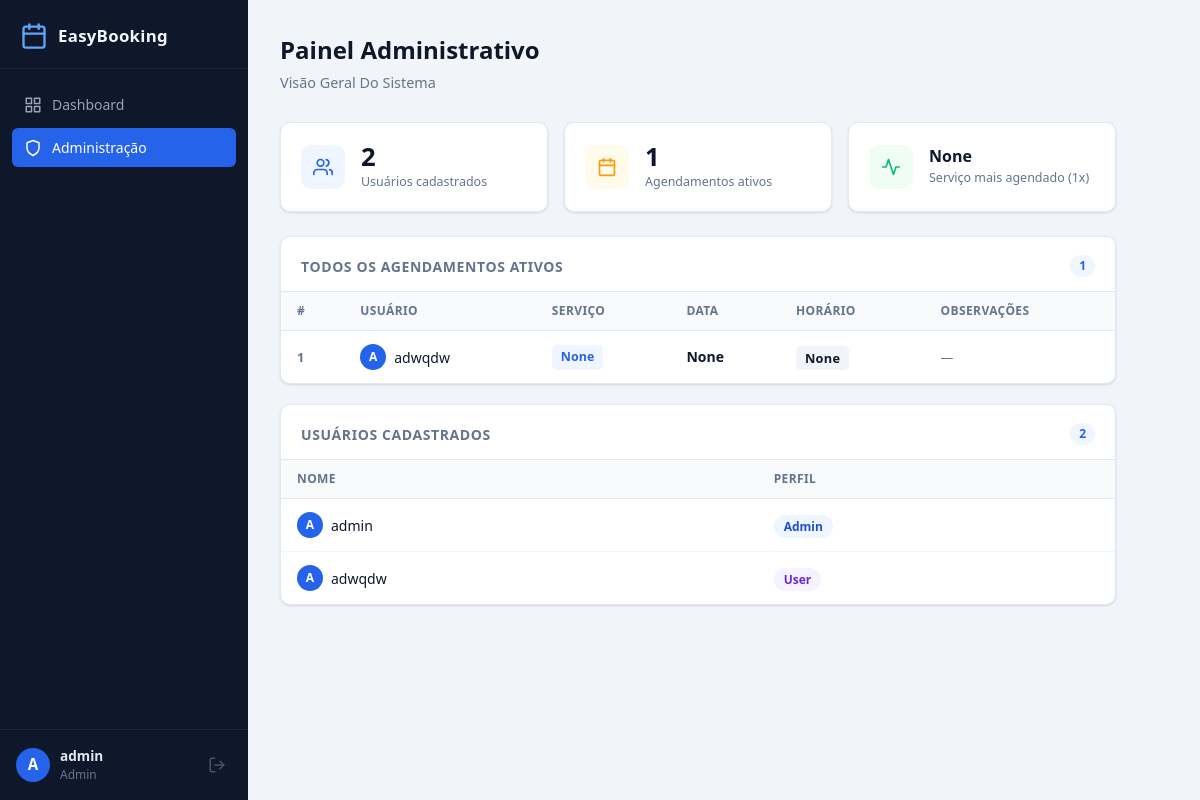
Page /admin (signed in) on the committed database.
### tables this page shows
CREATE TABLE agendamentos (
            id INTEGER PRIMARY KEY AUTOINCREMENT,
            usuario TEXT NOT NULL,
            horario TEXT NOT NULL,
            status TEXT NOT NULL DEFAULT 'ativo',
            UNIQUE(horario, status)
        );

CREATE TABLE usuarios (
            id INTEGER PRIMARY KEY AUTOINCREMENT,
            nome TEXT UNIQUE NOT NULL,
            senha_hash BLOB NOT NULL,
            role TEXT NOT NULL DEFAULT 'user',
            tentativas INTEGER NOT NULL DEFAULT 0,
            bloqueado INTEGER NOT NULL DEFAULT 0
        );

### EasyBooking/server.py (the view)
@app.route("/admin")
def admin():
    if session.get("role") != "admin":
        flash("Acesso negado.", "erro")
        return redirect(url_for("dashboard"))
    todos = agendamentos.listar(get_db())
    usuarios = [
        dict(u)
        for u in get_db().execute("SELECT nome, role FROM usuarios ORDER BY role, nome").fetchall()
    ]
    servico_popular = get_db().execute("""
        SELECT servico, COUNT(*) as total
        FROM agendamentos WHERE status = 'ativo'
        GROUP BY servico ORDER BY total DESC LIMIT 1
    """).fetchone()
    total_usuarios = get_db().execute("SELECT COUNT(*) FROM usuarios").fetchone()[0]
    return render_template(
        "admin.html",
        active="admin",
        agendamentos=todos,
        usuarios=usuarios,
        servico_popular=dict(servico_popular) if servico_popular else None,
        total_usuarios=total_usuarios,
    )

### EasyBooking/app/agendamentos.py (called while the page is built)
def listar(conn, usuario=None):
    if usuario:
        rows = conn.execute(
            "SELECT * FROM agendamentos WHERE usuario = ? AND status = 'ativo' ORDER BY data, hora",
            (usuario,),
        ).fetchall()
    else:
        rows = conn.execute(
            "SELECT * FROM agendamentos WHERE status = 'ativo' ORDER BY data, hora"
        ).fetchall()
    return [dict(r) for r in rows]

### EasyBooking/app/db.py (called while the page is built)
def get_connection(db_path=":memory:"):
    conn = sqlite3.connect(db_path)
    conn.row_factory = sqlite3.Row
    return conn

### EasyBooking/server.py (called while the page is built)
def get_db():
    if "db" not in g:
        g.db = get_connection(DB_PATH)
    return g.db

@app.template_filter("data_br")
def data_br(value):
    try:
        return datetime.strptime(value, "%Y-%m-%d").strftime("%d/%m/%Y")
    except Exception:
        return value

@app.template_filter("dia_semana")
def dia_semana(value):
    dias = ["Segunda", "Terça", "Quarta", "Quinta", "Sexta", "Sábado", "Domingo"]
    try:
        d = datetime.strptime(value, "%Y-%m-%d")
        return dias[d.weekday()]
    except Exception:
        return ""

### EasyBooking/templates/admin.html (shortened to what this page needs)
{% extends "base.html" %}
{% block content %}
<div class="page-header">
  <div>
    <h1>Painel Administrativo</h1>
    <p class="page-sub">Visão geral do sistema</p>
  </div>
</div>
<div class="stats-row">
  <div class="stat-card stat-blue">
    <div class="stat-icon">
      <svg width="20" height="20" viewBox="0 0 24 24" fill="none" stroke="currentColor" stroke-width="2" stroke-linecap="round" stroke-linejoin="round">
        <path d="M17 21v-2a4 4 0 0 0-4-4H5a4 4 0 0 0-4 4v2"/>
        <circle cx="9" cy="7" r="4"/>
        <path d="M23 21v-2a4 4 0 0 0-3-3.87"/><path d="M16 3.13a4 4 0 0 1 0 7.75"/>
      </svg>
    </div>
    <div class="stat-info">
      <span class="stat-value">{{ total_usuarios }}</span>
      <span class="stat-label">Usuários cadastrados</span>
    </div>
  </div>
  <div class="stat-card stat-amber">
    <div class="stat-icon">
      <svg width="20" height="20" viewBox="0 0 24 24" fill="none" stroke="currentColor" stroke-width="2" stroke-linecap="round" stroke-linejoin="round">
        <rect x="3" y="4" width="18" height="18" rx="2"/>
        <line x1="16" y1="2" x2="16" y2="6"/><line x1="8" y1="2" x2="8" y2="6"/>
        <line x1="3" y1="10" x2="21" y2="10"/>
      </svg>
    </div>
    <div class="stat-info">
      <span class="stat-value">{{ agendamentos | length }}</span>
      <span class="stat-label">Agendamentos ativos</span>
    </div>
  </div>
  <div class="stat-card stat-green">
    <div class="stat-icon">
      <svg width="20" height="20" viewBox="0 0 24 24" fill="none" stroke="currentColor" stroke-width="2" stroke-linecap="round" stroke-linejoin="round">
        <polyline points="22 12 18 12 15 21 9 3 6 12 2 12"/>
      </svg>
    </div>
    <div class="stat-info">
      {% if servico_popular %}
      <span class="stat-value" style="font-size:1rem; line-height:1.3">{{ servico_popular.servico }}</span>
      <span class="stat-label">Serviço mais agendado ({{ servico_popular.total }}x)</span>
      {% else %}
      <span class="stat-value">—</span>
      <span class="stat-label">Sem dados de serviço</span>
      {% endif %}
    </div>
  </div>
</div>
<div class="card">
  <div class="card-header">
    <h3>Todos os Agendamentos Ativos</h3>
    <span class="badge-count">{{ agendamentos | length }}</span>
  </div>
  <div class="card-body no-pad">
    {% if agendamentos %}
    <table>
      <thead>
        <tr>
          <th>#</th>
          <th>Usuário</th>
          <th>Serviço</th>
          <th>Data</th>
          <th>Horário</th>
          <th>Observações</th>
        </tr>
      </thead>
      <tbody>
        {% for ag in agendamentos %}
        <tr>
          <td class="id-cell">{{ ag.id }}</td>
          <td>
            <div class="user-chip">
              <span class="chip-avatar">{{ ag.usuario[0] | upper }}</span>
              {{ ag.usuario }}
            </div>
          </td>
          <td><span class="service-badge">{{ ag.servico }}</span></td>
          <td>
            <div class="date-cell">
              <span class="date-main">{{ ag.data | data_br }}</span>
            </div>
          </td>
          <td><span class="time-tag">{{ ag.hora }}</span></td>
          <td class="obs-cell">{{ ag.observacoes or '—' }}</td>
        </tr>
        {% endfor %}
      </tbody>
    </table>
    {% else %}
    <div class="empty-state">
      <p>Nenhum agendamento ativo no sistema.</p>
    </div>
    {% endif %}
  </div>
</div>
<div class="card">
  <div class="card-header">
    <h3>Usuários Cadastrados</h3>
    <span class="badge-count">{{ total_usuarios }}</span>
  </div>
  <div class="card-body no-pad">
    <table>
      <thead>
        <tr>
          <th>Nome</th>
          <th>Perfil</th>
        </tr>
      </thead>
      <tbody>
        {% for u in usuarios %}
        <tr>
          <td>
            <div class="user-chip">
              <span class="chip-avatar">{{ u.nome[0] | upper }}</span>
              {{ u.nome }}
            </div>
          </td>
          <td><span class="role-badge role-{{ u.role }}">{{ u.role }}</span></td>
        </tr>
        {% endfor %}
      </tbody>
    </table>
  </div>
</div>
{% endblock %}

### EasyBooking/templates/base.html (shortened to what this page needs)
<!DOCTYPE html>
<html lang="pt-BR">
<head>
  <link rel="stylesheet" href="{{ url_for('static', filename='style.css') }}">
</head>
<body>
  <div class="layout">
    <aside class="sidebar">
      <div class="sidebar-brand">
        <svg width="28" height="28" viewBox="0 0 24 24" fill="none" stroke="#60a5fa" stroke-width="2" stroke-linecap="round" stroke-linejoin="round">
          <rect x="3" y="4" width="18" height="18" rx="2"/>
          <line x1="16" y1="2" x2="16" y2="6"/>
          <line x1="8" y1="2" x2="8" y2="6"/>
          <line x1="3" y1="10" x2="21" y2="10"/>
        </svg>
        <span>EasyBooking</span>
      </div>
      <nav class="sidebar-nav">
        <a href="{{ url_for('dashboard') }}" class="nav-item {% if active == 'dashboard' %}active{% endif %}">
          <svg width="18" height="18" viewBox="0 0 24 24" fill="none" stroke="currentColor" stroke-width="2" stroke-linecap="round" stroke-linejoin="round">
            <rect x="3" y="3" width="7" height="7"/><rect x="14" y="3" width="7" height="7"/>
            <rect x="14" y="14" width="7" height="7"/><rect x="3" y="14" width="7" height="7"/>
          </svg>
          <span>Dashboard</span>
        </a>
        {% if session.role == 'admin' %}
        <a href="{{ url_for('admin') }}" class="nav-item {% if active == 'admin' %}active{% endif %}">
          <svg width="18" height="18" viewBox="0 0 24 24" fill="none" stroke="currentColor" stroke-width="2" stroke-linecap="round" stroke-linejoin="round">
            <path d="M12 22s8-4 8-10V5l-8-3-8 3v7c0 6 8 10 8 10z"/>
          </svg>
          <span>Administração</span>
        </a>
        {% endif %}
      </nav>
      <div class="sidebar-bottom">
        <div class="sidebar-user">
          <div class="user-avatar">{{ session.usuario[0] | upper }}</div>
          <div class="user-info">
            <span class="user-name">{{ session.usuario }}</span>
            <span class="user-role">{{ session.role }}</span>
          </div>
        </div>
        <a href="{{ url_for('logout') }}" class="logout-btn" title="Sair">
          <svg width="18" height="18" viewBox="0 0 24 24" fill="none" stroke="currentColor" stroke-width="2" stroke-linecap="round" stroke-linejoin="round">
            <path d="M9 21H5a2 2 0 0 1-2-2V5a2 2 0 0 1 2-2h4"/>
            <polyline points="16 17 21 12 16 7"/>
            <line x1="21" y1="12" x2="9" y2="12"/>
          </svg>
        </a>
      </div>
    </aside>
    <main class="content">
      {% block content %}{% endblock %}
    </main>
  </div>
</body>
</html>

### rows in the picture
agendamentos: id "1", usuario "A", usuario "adwqdw", servico "None", data|data_br "None", hora "None", observacoes "—"
usuarios: nome "A", nome "admin", role "Admin"
usuarios: nome "A", nome "adwqdw", role "User"

### other values in the picture
{{ session.usuario[0] | upper }} "A"
{{ session.usuario }} "admin"
{{ session.role }} "Admin"
{{ total_usuarios }} "2"
{{ agendamentos | length }} "1"
{{ servico_popular.servico }} "None"
{{ servico_popular.total }} "1"
